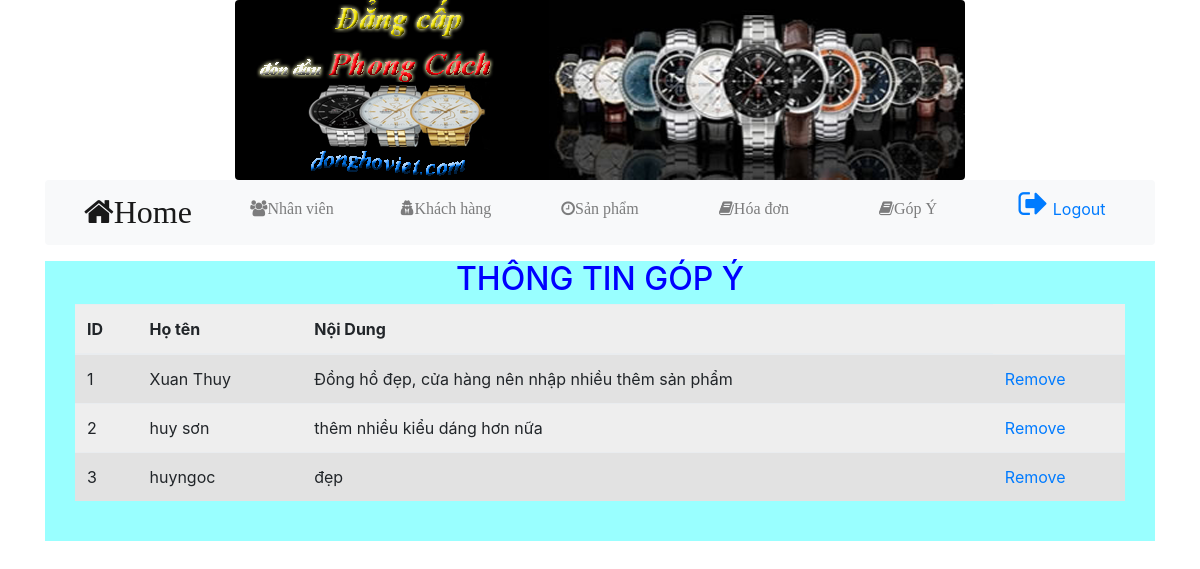
/admin/homeadmin.php?p=qlgopy/gopy.php (signed in), run on the app's committed database.
### tables this page shows
CREATE TABLE `tbl_gopy` (
  `id_gopy` int(11) NOT NULL,
  `hoten` varchar(30) NOT NULL,
  `noidung` varchar(500) NOT NULL
);

### admin/qlgopy/gopy.php (the view)
<h2 style="color: #0000FF; text-align: center;"> THÔNG TIN GÓP Ý </h2>
<?php
	include("./connectdb.php");
	$queryData = $conn->prepare("select * from tbl_gopy");
	$queryData->execute();
	$result = $queryData->fetchAll();
?>
	<link rel="stylesheet" type="text/css" href="bootstrap/css/bootstrap-grid.css">
 	<link rel="stylesheet" type="text/css" href="bootstrap/css/bootstrap-grid.min.css">
 	<link rel="stylesheet" type="text/css" href="bootstrap/css/bootstrap.css">
 	<link rel="stylesheet" type="text/css" href="bootstrap/css/bootstrap.min.css">
 	<link rel="stylesheet" type="text/css" href="font-awesome/css/font-awesome.min.css">
<div>
	<table  class="table table-striped table-hover" style="background: #EEEEEE">
	<thead>
		<th>ID</th>
		<th>Họ tên</th>
		<th>Nội Dung</th>
	</thead>
	<tbody>
		<?php
			foreach ($result as $value) {
		?>
		<tr><td><?= $value['id_gopy'] ?></td>
			<td><?= $value['hoten'] ?></td>
			<td><?= $value['noidung'] ?></td>
			<td>
				<a href="qlgopy/gopy_remove.php?idgopy=<?= $value['id_gopy'] ?>">Remove</a>
			</td>
		</tr>
		<?php
			}
		?>
	</tbody>
</table>
<br>
</div>

### data on the page
tbl_gopy: id_gopy "1", hoten "Xuan Thuy", noidung "Đồng hồ đẹp, cửa hàng nên nhập nhiều thêm sản phẩm"
tbl_gopy: id_gopy "2", hoten "huy sơn", noidung "thêm nhiều kiểu dáng hơn nữa"
tbl_gopy: id_gopy "3", hoten "huyngoc", noidung "đẹp"
